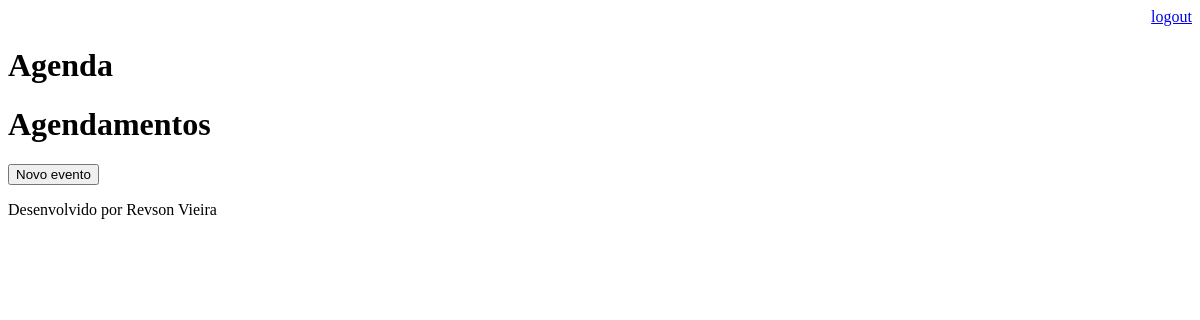
/agenda/ (signed in), run on an earlier commit of the app's database.
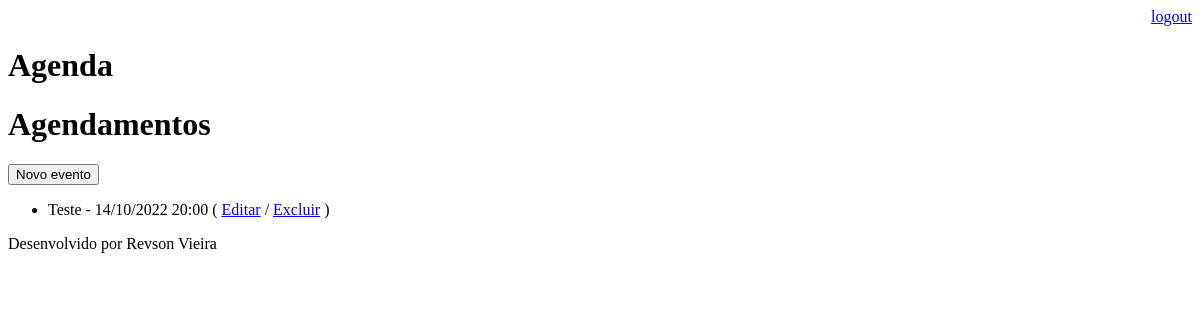
And on a later commit of the database.
### core/models.py (models this page shows, shortened)
class Evento(models.Model):
    titulo = models.CharField(max_length=100)
    descricao = models.TextField(blank=True, null=True)
    data_evento = models.DateTimeField(verbose_name='Data do evento')
    data_criacao = models.DateTimeField(auto_now=True, verbose_name='Data da criação')
    usuario = models.ForeignKey(User, on_delete=models.CASCADE, verbose_name='Usuário')
    class Meta():
        db_table = 'evento'
    def get_data_evento(self):
        return self.data_evento.strftime('%d/%m/%Y %H:%M')

### core/views.py (the view)
# urls.py: path("agenda/", views.lista_ventos),
@login_required(login_url='/login/')
def lista_ventos(request):
    usuario = request.user
    evento = Evento.objects.filter(usuario=usuario)
    dados = {'eventos': evento}
    return render(request, 'agenda.html', dados)

### templates/agenda.html
{% extends "model-page.html" %}
{% block content %}
    <h1>Agendamentos</h1>
    <a href="evento/">
        <button type="button">Novo evento</button>
    </a>
    <ul>
        {% for evento in eventos %}
            <li>
                {{ evento.titulo }} - {{ evento.get_data_evento }}
                ( <a href="evento/?id={{ evento.id }}">Editar</a>
                / <a href="evento/delete/{{ evento.id }}">Excluir</a> )
            </li>
        {% endfor %}
    </ul>
{% endblock %}

What changed in the data, as far as the page shows it:
added Evento: titulo "Teste", get_data_evento "14/10/2022 20:00"
